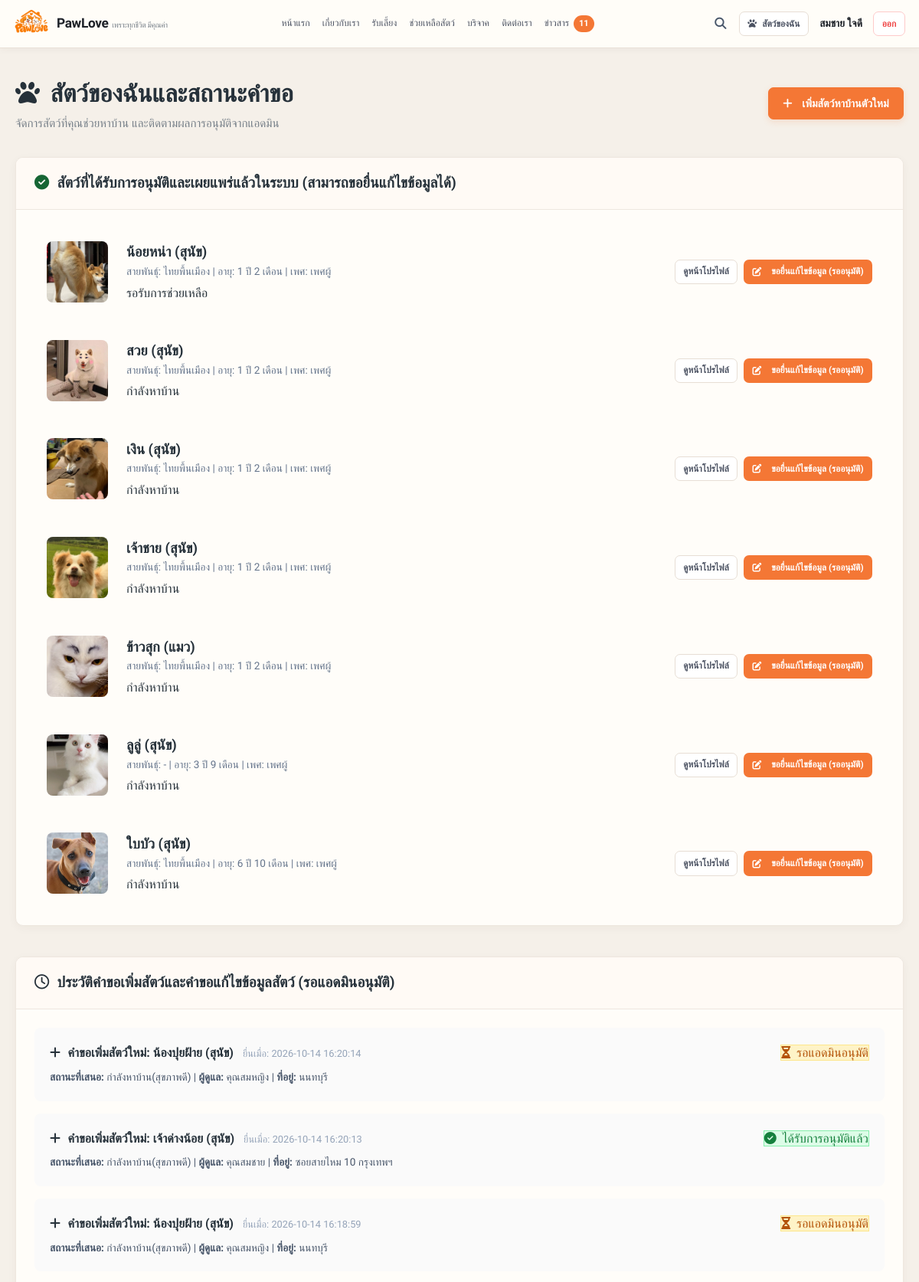
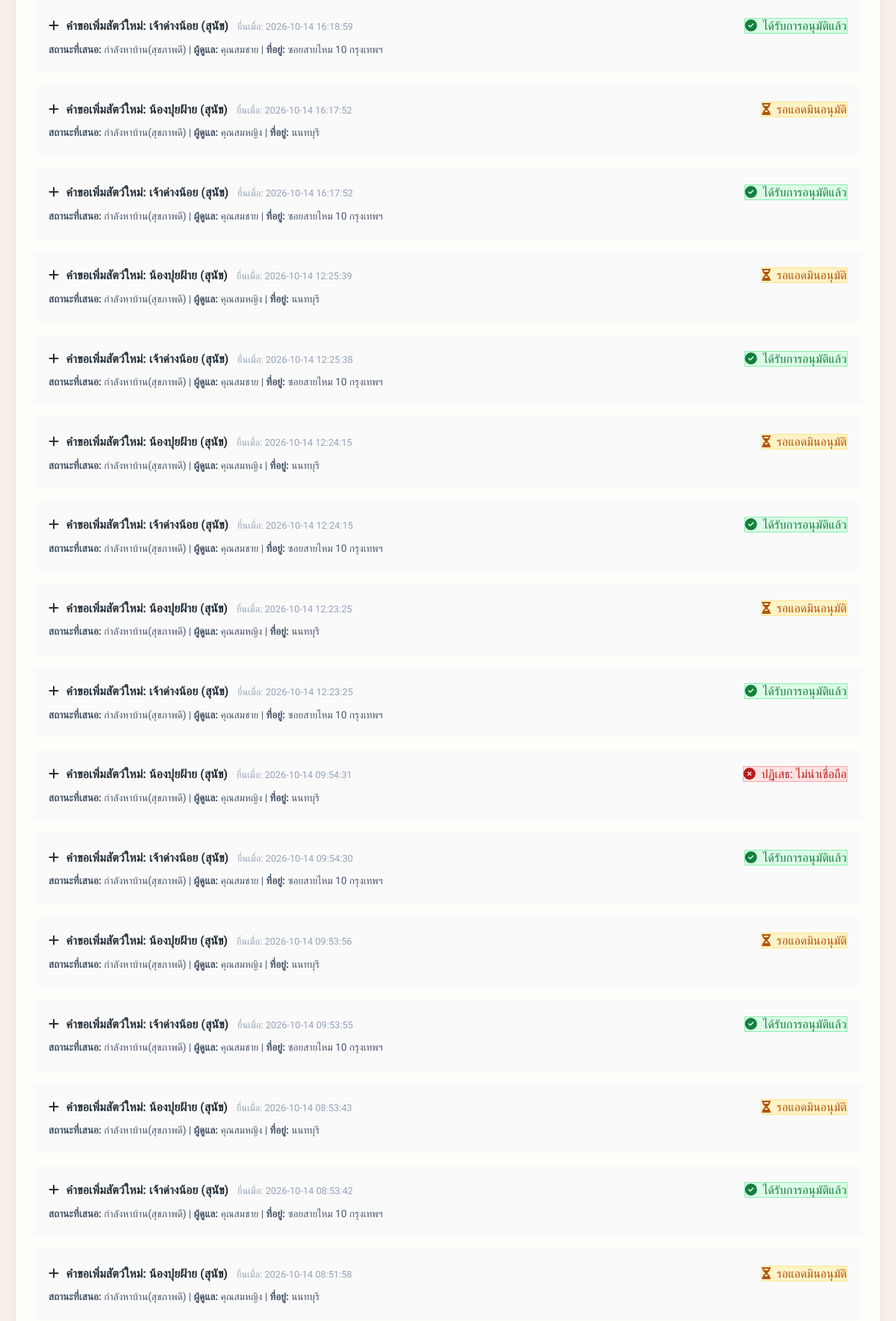
Screenshot of /my-pets (signed in, upper part) with the database file from the repository (2 pictures, top to bottom).
### tables this page shows
CREATE TABLE pets (
        id INTEGER PRIMARY KEY AUTOINCREMENT,
        species TEXT NOT NULL, -- 'สุนัข' หรือ 'แมว'
        name TEXT NOT NULL,
        age_years INTEGER DEFAULT 0,
        age_months INTEGER DEFAULT 0,
        gender TEXT NOT NULL, -- 'เพศผู้' หรือ 'เพศเมีย'
        breed TEXT NOT NULL,
        caretaker_name TEXT NOT NULL,
        current_address TEXT NOT NULL,
        status TEXT NOT NULL, 
        -- สถานะ 4 แบบ:
        -- 1.กำลังหาบ้าน(สุขภาพดี)
        -- 2.กำลังอยู่ระหว่างการรักษา(รับโดเนทเฉพาะสัตว์ที่ขึ้นสถานะนี้)
        -- 3.รอรับการช่วยเหลือ(รับโดเนทเฉพาะสัตว์ที่ขึ้นสถานะนี้)
        -- 4.หาบ้านได้แล้ว
        description TEXT NOT NULL,
        extra_details TEXT,
        image_url TEXT,
        created_by INTEGER,
        is_approved INTEGER DEFAULT 1, -- 1=เผยแพร่แล้ว, 0=รออนุมัติ
        current_step INTEGER DEFAULT 1,
        created_at TIMESTAMP DEFAULT CURRENT_TIMESTAMP, donation_target REAL DEFAULT 0.0,
        FOREIGN KEY (created_by) REFERENCES users (id)
    );

CREATE TABLE pet_requests (
        id INTEGER PRIMARY KEY AUTOINCREMENT,
        request_type TEXT NOT NULL, -- 'add' (ขอเพิ่มสัตว์ใหม่) หรือ 'edit' (ขอแก้ไขข้อมูลสัตว์เดิม)
        pet_id INTEGER, -- ระบุเมื่อเป็น 'edit'
        user_id INTEGER NOT NULL,
        proposed_data TEXT NOT NULL, -- JSON ข้อมูลที่ส่งมา
        status TEXT DEFAULT 'pending', -- 'pending' (รออนุมัติ), 'approved' (อนุมัติแล้ว), 'rejected' (ปฏิเสธ)
        admin_notes TEXT,
        created_at TIMESTAMP DEFAULT CURRENT_TIMESTAMP,
        resolved_at TIMESTAMP,
        FOREIGN KEY (pet_id) REFERENCES pets (id) ON DELETE CASCADE,
        FOREIGN KEY (user_id) REFERENCES users (id)
    );

### routes/client.py (the view)
@client_bp.route('/my-pets')
def my_pets():
    if 'user_id' not in session:
        flash("กรุณาเข้าสู่ระบบก่อน", "warning")
        return redirect(url_for('auth.login'))
    conn = get_db_connection()
    cursor = conn.cursor()
    cursor.execute("SELECT * FROM pets WHERE created_by = ? ORDER BY id DESC", (session['user_id'],))
    my_pets_list = cursor.fetchall()
    cursor.execute('''
    SELECT * FROM pet_requests WHERE user_id = ? ORDER BY id DESC
    ''', (session['user_id'],))
    my_requests = cursor.fetchall()
    conn.close()
    parsed_requests = []
    for req in my_requests:
        req_dict = dict(req)
        try:
            req_dict['data'] = json.loads(req['proposed_data'])
        except Exception:
            req_dict['data'] = {}
        parsed_requests.append(req_dict)
    return render_template('client/my_pets.html', pets=my_pets_list, requests=parsed_requests)

### database.py (called while the page is built)
def get_db_connection():
    conn = sqlite3.connect(DB_PATH)
    conn.row_factory = sqlite3.Row
    return conn

### templates/client/my_pets.html (shortened to what this page needs)
{% extends "base.html" %}
{% block content %}
<div class="container">
  <div style="display: flex; justify-content: space-between; align-items: center; margin-bottom: 2rem; flex-wrap: wrap; gap: 1rem;">
    <div>
      <h1 style="font-size: 2rem; font-weight: 800; color: var(--text-dark);">
        <i class="fa-solid fa-paw" style="color: var(--primary); margin-right: 0.35rem;"></i> สัตว์ของฉันและสถานะคำขอ
      </h1>
      <p style="color: var(--text-muted); font-size: 0.95rem;">
        จัดการสัตว์ที่คุณช่วยหาบ้าน และติดตามผลการอนุมัติจากแอดมิน
      </p>
    </div>
    <a href="{{ url_for('client.help_pet') }}" class="btn btn-primary">
      <i class="fa-solid fa-plus" style="margin-right: 0.35rem;"></i> เพิ่มสัตว์หาบ้านตัวใหม่
    </a>
  </div>
  <div class="card" style="margin-bottom: 2.5rem;">
    <div class="card-header">
      <h3 style="font-size: 1.2rem; font-weight: 700; color: var(--text-dark);">
        <i class="fa-solid fa-circle-check" style="color: #166534; margin-right: 0.35rem;"></i> สัตว์ที่ได้รับการอนุมัติและเผยแพร่แล้วในระบบ (สามารถขอยื่นแก้ไขข้อมูลได้)
      </h3>
    </div>
    <div class="card-body">
      {% if pets %}
        <div style="display: flex; flex-direction: column; gap: 1rem;">
          {% for pet in pets %}
          <div style="display: flex; gap: 1.5rem; align-items: center; padding: 1rem; border: 1px solid var(--border-color); border-radius: 8px; flex-wrap: wrap;">
            <img
              src="{{ pet.image_url }}"
              alt="{{ pet.name }}"
              style="width: 80px; height: 80px; object-fit: cover; border-radius: 8px;"
              onerror="this.src='https://images.unsplash.com/photo-1543466835-00a7907e9de1?w=800'"
            >
            <div style="flex: 1; min-width: 200px;">
              <h4 style="font-size: 1.15rem; font-weight: 700;">{{ pet.name }} ({{ pet.species }})</h4>
              <p style="font-size: 0.85rem; color: #64748b;">
                สายพันธุ์: {{ pet.breed }} | อายุ: {{ pet.age_years }} ปี {{ pet.age_months }} เดือน | เพศ: {{ pet.gender }}
              </p>
              <div style="margin-top: 0.25rem;">
                <span class="status-badge
                  {% if 'กำลังหาบ้าน' in pet.status in pet.status %}status-healthy
                  {% elif 'รักษา' in pet.status %}status-treating
                  {% elif 'รอรับการช่วยเหลือ' in pet.status or 'รอ' in pet.status %}status-waiting
                  {% else %}status-adopted{% endif %}">
                  {{ pet.status }}
                </span>
              </div>
            </div>
            <div style="display: flex; gap: 0.5rem;">
              <a href="{{ url_for('client.pet_detail', pet_id=pet.id) }}" class="btn btn-outline btn-sm">
                ดูหน้าโปรไฟล์
              </a>
              <a href="{{ url_for('client.request_edit_pet', pet_id=pet.id) }}" class="btn btn-secondary btn-sm" title="ยื่นคำขอแก้ไขข้อมูลสัตว์ให้แอดมินอนุมัติ">
                <i class="fa-solid fa-pen-to-square" style="margin-right: 0.35rem;"></i> ขอยื่นแก้ไขข้อมูล (รออนุมัติ)
              </a>
            </div>
          </div>
          {% endfor %}
        </div>
      {% else %}
        <p style="color: var(--text-muted); text-align: center; padding: 2rem;">
          คุณยังไม่มีสัตว์ที่ได้รับการอนุมัติเผยแพร่ในระบบ
        </p>
      {% endif %}
    </div>
  </div>
  <div class="card">
    <div class="card-header">
      <h3 style="font-size: 1.2rem; font-weight: 700; color: var(--text-dark);">
        <i class="fa-regular fa-clock" style="margin-right: 0.35rem;"></i> ประวัติคำขอเพิ่มสัตว์และคำขอแก้ไขข้อมูลสัตว์ (รอแอดมินอนุมัติ)
      </h3>
    </div>
    <div class="card-body">
      {% if requests %}
        <div style="display: flex; flex-direction: column; gap: 1rem;">
          {% for req in requests %}
          <div style="padding: 1.25rem; border: 1px solid var(--border-color); border-radius: 8px; background: #fafafa;">
            <div style="display: flex; justify-content: space-between; align-items: center; margin-bottom: 0.5rem; flex-wrap: wrap; gap: 0.5rem;">
              <div>
                <span style="font-weight: 700; font-size: 1rem;">
                  {% if req.request_type == 'add' %}
                    <i class="fa-solid fa-plus" style="margin-right: 0.35rem; color: var(--primary);"></i> คำขอเพิ่มสัตว์ใหม่: {{ req.data.get('name', 'ไม่ระบุ') }} ({{ req.data.get('species') }})
                  {% else %}
                    <i class="fa-solid fa-pen-to-square" style="margin-right: 0.35rem; color: var(--secondary);"></i> คำขอแก้ไขข้อมูลสัตว์: {{ req.data.get('name', 'ไม่ระบุ') }}
                  {% endif %}
                </span>
                <span style="font-size: 0.8rem; color: #94a3b8; margin-left: 0.5rem;">
                  ยื่นเมื่อ: {{ req.created_at }}
                </span>
              </div>
              <div>
                {% if req.status == 'pending' %}
                  <span class="status-badge" style="background: #fef3c7; color: #b45309; border: 1px solid #fde68a;">
                    <i class="fa-solid fa-hourglass-half" style="margin-right: 0.25rem;"></i> รอแอดมินอนุมัติ
                  </span>
                {% elif req.status == 'approved' %}
                  <span class="status-badge" style="background: #dcfce7; color: #15803d; border: 1px solid #86efac;">
                    <i class="fa-solid fa-circle-check" style="margin-right: 0.25rem;"></i> ได้รับการอนุมัติแล้ว
                  </span>
                {% else %}
                  <span class="status-badge" style="background: #fee2e2; color: #b91c1c; border: 1px solid #fca5a5;">
                    <i class="fa-solid fa-circle-xmark" style="margin-right: 0.25rem;"></i> ปฏิเสธ: {{ req.admin_notes or 'ไม่ผ่านเกณฑ์' }}
                  </span>
                {% endif %}
              </div>
            </div>
            <p style="font-size: 0.85rem; color: #475569;">
              <strong>สถานะที่เสนอ:</strong> {{ req.data.get('status') }} | <strong>ผู้ดูแล:</strong> {{ req.data.get('caretaker_name') }} | <strong>ที่อยู่:</strong> {{ req.data.get('current_address') }}
            </p>
          </div>
          {% endfor %}
        </div>
      {% else %}
        <p style="color: var(--text-muted); text-align: center; padding: 2rem;">
          ไม่มีประวัติคำขอที่รอดำเนินการ
        </p>
      {% endif %}
    </div>
  </div>
</div>
{% endblock %}

### templates/base.html (shortened to what this page needs)
<!DOCTYPE html>
<html lang="th">
<head>
  <link rel="stylesheet" href="https://cdnjs.cloudflare.com/ajax/libs/font-awesome/6.5.1/css/all.min.css">
  <link rel="stylesheet" href="{{ url_for('static', filename='css/style.css') }}">
</head>
<body>
  <nav class="navbar">
    <div class="nav-container">
      <a href="{{ url_for('client.index') }}" class="brand-wrapper">
        <img src="{{ url_for('static', filename='images/logo.png') }}" alt="PawLove Logo" style="height: 46px; width: auto; object-fit: contain;">
        <div class="brand-title">
          PawLove <span>เพราะทุกชีวิต มีคุณค่า</span>
        </div>
      </a>
      {% if session.get('user_role') == 'admin' %}
        <ul class="nav-links">
          <li><a href="{{ url_for('admin.dashboard') }}" class="nav-link"><i class="fa-solid fa-chart-line"></i> แดชบอร์ด</a></li>
          <li><a href="{{ url_for('admin.pets_list') }}" class="nav-link"><i class="fa-solid fa-paw"></i> จัดการสัตว์</a></li>
          <li><a href="{{ url_for('admin.news_manage') }}" class="nav-link"><i class="fa-solid fa-newspaper"></i> ข่าวสาร</a></li>
          <li><a href="{{ url_for('admin.donations_list') }}" class="nav-link"><i class="fa-solid fa-hand-holding-dollar"></i> บริจาค</a></li>
          <li><a href="{{ url_for('admin.content_edit') }}" class="nav-link"><i class="fa-solid fa-pen-to-square"></i> จัดการเนื้อหา</a></li>
          <li><a href="{{ url_for('admin.users_list') }}" class="nav-link"><i class="fa-solid fa-users"></i> ผู้ใช้งาน</a></li>
          <li>
            <a href="{{ url_for('admin.requests_list') }}" class="nav-link">
              <i class="fa-solid fa-inbox"></i> คำขอ
              {% if pending_requests_count > 0 %}
              <span class="nav-badge">{{ pending_requests_count }}</span>
              {% endif %}
            </a>
          </li>
          <li><a href="{{ url_for('admin.adoptions_list') }}" class="nav-link"><i class="fa-solid fa-file-signature"></i> รับเลี้ยง</a></li>
        </ul>
      {% else %}
        <ul class="nav-links">
          <li><a href="{{ url_for('client.index') }}" class="nav-link">หน้าแรก</a></li>
          <li><a href="{{ url_for('client.about') }}" class="nav-link">เกี่ยวกับเรา</a></li>
          <li><a href="{{ url_for('client.adopt') }}" class="nav-link">รับเลี้ยง</a></li>
          <li><a href="{{ url_for('client.help_pet') }}" class="nav-link">ช่วยเหลือสัตว์</a></li>
          <li><a href="{{ url_for('client.donate') }}" class="nav-link">บริจาค</a></li>
          <li><a href="{{ url_for('client.contact') }}" class="nav-link">ติดต่อเรา</a></li>
          <li>
            <a href="{{ url_for('client.notifications') }}" class="nav-link">
              ข่าวสาร
              {% if user_notifs_count > 0 %}
              <span class="nav-badge">{{ user_notifs_count }}</span>
              {% endif %}
            </a>
          </li>
        </ul>
      {% endif %}
      <div style="display: flex; align-items: center; gap: 0.5rem;">
        <a href="{{ url_for('client.adopt') }}" class="btn-icon-action" title="ค้นหาสัตว์" style="border: none; background: transparent; font-size: 0.95rem; color: #475569;">
          <i class="fa-solid fa-magnifying-glass"></i>
        </a>
        {% if session.get('user_id') %}
          {% if session.get('user_role') != 'admin' %}
          <a href="{{ url_for('client.my_pets') }}" class="btn btn-outline btn-sm"><i class="fa-solid fa-paw"></i> สัตว์ของฉัน</a>
          {% endif %}
          <span style="font-size: 0.85rem; font-weight: 600; color: #1e2229; padding: 0.2rem 0.4rem;">
            {{ session.get('user_name') }}
          </span>
          <a href="{{ url_for('auth.logout') }}" class="btn btn-outline btn-sm" style="color: #ef4444; border-color: #fecaca;">
            ออก
          </a>
        {% endif %}
      </div>
    </div>
  </nav>
  <main class="content-wrapper">
    {% block content %}{% endblock %}
  </main>
</body>
</html>

### rows the page displays
pets: image_url (picture), name "น้อยหน่า", species "สุนัข", breed "ไทยพื้นเมือง", age_years "1", age_months "2", gender "เพศผู้", status "รอรับการช่วยเหลือ"
pets: image_url (picture), name "สวย", species "สุนัข", breed "ไทยพื้นเมือง", age_years "1", age_months "2", gender "เพศผู้", status "กำลังหาบ้าน"
pets: image_url (picture), name "เงิน", species "สุนัข", breed "ไทยพื้นเมือง", age_years "1", age_months "2", gender "เพศผู้", status "กำลังหาบ้าน"
pets: image_url (picture), name "เจ้าชาย", species "สุนัข", breed "ไทยพื้นเมือง", age_years "1", age_months "2", gender "เพศผู้", status "กำลังหาบ้าน"
pets: image_url (picture), name "ข้าวสุก", species "แมว", breed "ไทยพื้นเมือง", age_years "1", age_months "2", gender "เพศผู้", status "กำลังหาบ้าน"
pets: image_url (picture), name "ลูลู่", species "สุนัข", breed "-", age_years "3", age_months "9", gender "เพศผู้", status "กำลังหาบ้าน"
pets: image_url (picture), name "ใบบัว", species "สุนัข", breed "ไทยพื้นเมือง", age_years "6", age_months "10", gender "เพศผู้", status "กำลังหาบ้าน"
pet_requests: data.get "น้องปุยฝ้าย", data.get "สุนัข", created_at "2026-10-14 16:20:14", status "pending" (drawn), data.get "กำลังหาบ้าน(สุขภาพดี)", data.get "คุณสมหญิง", data.get "นนทบุรี"
pet_requests: data.get "เจ้าด่างน้อย", data.get "สุนัข", created_at "2026-10-14 16:20:13", status "approved" (drawn), data.get "กำลังหาบ้าน(สุขภาพดี)", data.get "คุณสมชาย", data.get "ซอยสายไหม 10 กรุงเทพฯ"
pet_requests: data.get "น้องปุยฝ้าย", data.get "สุนัข", created_at "2026-10-14 16:18:59", status "pending" (drawn), data.get "กำลังหาบ้าน(สุขภาพดี)", data.get "คุณสมหญิง", data.get "นนทบุรี"
pet_requests: data.get "เจ้าด่างน้อย", data.get "สุนัข", created_at "2026-10-14 16:18:59", status "approved" (drawn), data.get "กำลังหาบ้าน(สุขภาพดี)", data.get "คุณสมชาย", data.get "ซอยสายไหม 10 กรุงเทพฯ"
pet_requests: data.get "น้องปุยฝ้าย", data.get "สุนัข", created_at "2026-10-14 16:17:52", status "pending" (drawn), data.get "กำลังหาบ้าน(สุขภาพดี)", data.get "คุณสมหญิง", data.get "นนทบุรี"
pet_requests: data.get "เจ้าด่างน้อย", data.get "สุนัข", created_at "2026-10-14 16:17:52", status "approved" (drawn), data.get "กำลังหาบ้าน(สุขภาพดี)", data.get "คุณสมชาย", data.get "ซอยสายไหม 10 กรุงเทพฯ"
pet_requests: data.get "น้องปุยฝ้าย", data.get "สุนัข", created_at "2026-10-14 12:25:39", status "pending" (drawn), data.get "กำลังหาบ้าน(สุขภาพดี)", data.get "คุณสมหญิง", data.get "นนทบุรี"
pet_requests: data.get "เจ้าด่างน้อย", data.get "สุนัข", created_at "2026-10-14 12:25:38", status "approved" (drawn), data.get "กำลังหาบ้าน(สุขภาพดี)", data.get "คุณสมชาย", data.get "ซอยสายไหม 10 กรุงเทพฯ"
pet_requests: data.get "น้องปุยฝ้าย", data.get "สุนัข", created_at "2026-10-14 12:24:15", status "pending" (drawn), data.get "กำลังหาบ้าน(สุขภาพดี)", data.get "คุณสมหญิง", data.get "นนทบุรี"
pet_requests: data.get "เจ้าด่างน้อย", data.get "สุนัข", created_at "2026-10-14 12:24:15", status "approved" (drawn), data.get "กำลังหาบ้าน(สุขภาพดี)", data.get "คุณสมชาย", data.get "ซอยสายไหม 10 กรุงเทพฯ"
pet_requests: data.get "น้องปุยฝ้าย", data.get "สุนัข", created_at "2026-10-14 12:23:25", status "pending" (drawn), data.get "กำลังหาบ้าน(สุขภาพดี)", data.get "คุณสมหญิง", data.get "นนทบุรี"
pet_requests: data.get "เจ้าด่างน้อย", data.get "สุนัข", created_at "2026-10-14 12:23:25", status "approved" (drawn), data.get "กำลังหาบ้าน(สุขภาพดี)", data.get "คุณสมชาย", data.get "ซอยสายไหม 10 กรุงเทพฯ"
pet_requests: data.get "น้องปุยฝ้าย", data.get "สุนัข", created_at "2026-10-14 09:54:31", admin_notes "ไม่น่าเชื่อถือ", data.get "กำลังหาบ้าน(สุขภาพดี)", data.get "คุณสมหญิง", data.get "นนทบุรี"
pet_requests: data.get "เจ้าด่างน้อย", data.get "สุนัข", created_at "2026-10-14 09:54:30", status "approved" (drawn), data.get "กำลังหาบ้าน(สุขภาพดี)", data.get "คุณสมชาย", data.get "ซอยสายไหม 10 กรุงเทพฯ"
pet_requests: data.get "น้องปุยฝ้าย", data.get "สุนัข", created_at "2026-10-14 09:53:56", status "pending" (drawn), data.get "กำลังหาบ้าน(สุขภาพดี)", data.get "คุณสมหญิง", data.get "นนทบุรี"
pet_requests: data.get "เจ้าด่างน้อย", data.get "สุนัข", created_at "2026-10-14 09:53:55", status "approved" (drawn), data.get "กำลังหาบ้าน(สุขภาพดี)", data.get "คุณสมชาย", data.get "ซอยสายไหม 10 กรุงเทพฯ"
pet_requests: data.get "น้องปุยฝ้าย", data.get "สุนัข", created_at "2026-10-14 08:53:43", status "pending" (drawn), data.get "กำลังหาบ้าน(สุขภาพดี)", data.get "คุณสมหญิง", data.get "นนทบุรี"
pet_requests: data.get "เจ้าด่างน้อย", data.get "สุนัข", created_at "2026-10-14 08:53:42", status "approved" (drawn), data.get "กำลังหาบ้าน(สุขภาพดี)", data.get "คุณสมชาย", data.get "ซอยสายไหม 10 กรุงเทพฯ"
pet_requests: data.get "น้องปุยฝ้าย", data.get "สุนัข", created_at "2026-10-14 08:51:58", status "pending" (drawn), data.get "กำลังหาบ้าน(สุขภาพดี)", data.get "คุณสมหญิง", data.get "นนทบุรี"

### other values shown
{{ user_notifs_count }} "11"
{{ session.get('user_name') }} "สมชาย ใจดี"
